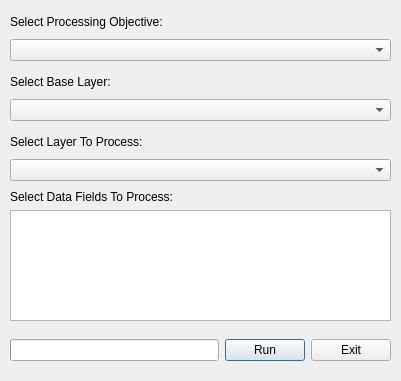
<?xml version="1.0" encoding="UTF-8"?>
<ui version="4.0">
 <class>GeoprocessorDlg</class>
 <widget class="QDialog" name="GeoprocessorDlg">
  <property name="geometry">
   <rect>
    <x>0</x>
    <y>0</y>
    <width>401</width>
    <height>381</height>
   </rect>
  </property>
  <property name="sizePolicy">
   <sizepolicy hsizetype="Fixed" vsizetype="Fixed">
    <horstretch>0</horstretch>
    <verstretch>0</verstretch>
   </sizepolicy>
  </property>
  <property name="minimumSize">
   <size>
    <width>401</width>
    <height>381</height>
   </size>
  </property>
  <property name="maximumSize">
   <size>
    <width>401</width>
    <height>381</height>
   </size>
  </property>
  <property name="windowTitle">
   <string>Vector Geoprocessor</string>
  </property>
  <widget class="QWidget" name="verticalLayoutWidget">
   <property name="geometry">
    <rect>
     <x>10</x>
     <y>130</y>
     <width>381</width>
     <height>51</height>
    </rect>
   </property>
   <layout class="QVBoxLayout" name="verticalLayout">
    <item>
     <widget class="QLabel" name="Label1">
      <property name="minimumSize">
       <size>
        <width>379</width>
        <height>0</height>
       </size>
      </property>
      <property name="text">
       <string>Select Layer To Process:</string>
      </property>
     </widget>
    </item>
    <item>
     <widget class="QComboBox" name="cmbProcessLayer">
      <property name="toolTip">
       <string>Select the layer to process.</string>
      </property>
     </widget>
    </item>
   </layout>
  </widget>
  <widget class="QWidget" name="verticalLayoutWidget_2">
   <property name="geometry">
    <rect>
     <x>10</x>
     <y>70</y>
     <width>381</width>
     <height>51</height>
    </rect>
   </property>
   <layout class="QVBoxLayout" name="verticalLayout_2">
    <item>
     <widget class="QLabel" name="Label2">
      <property name="minimumSize">
       <size>
        <width>379</width>
        <height>0</height>
       </size>
      </property>
      <property name="text">
       <string>Select Base Layer:</string>
      </property>
     </widget>
    </item>
    <item>
     <widget class="QComboBox" name="cmbBaseLayer">
      <property name="toolTip">
       <string>Select the polygon base layer.</string>
      </property>
     </widget>
    </item>
   </layout>
  </widget>
  <widget class="QWidget" name="horizontalLayoutWidget_2">
   <property name="geometry">
    <rect>
     <x>10</x>
     <y>330</y>
     <width>381</width>
     <height>41</height>
    </rect>
   </property>
   <layout class="QHBoxLayout" name="horizontalLayout_3">
    <item>
     <widget class="QProgressBar" name="ProgressBar"/>
    </item>
    <item>
     <widget class="QPushButton" name="btnRun">
      <property name="text">
       <string>Run</string>
      </property>
     </widget>
    </item>
    <item>
     <widget class="QPushButton" name="btnExit">
      <property name="text">
       <string>Exit</string>
      </property>
     </widget>
    </item>
   </layout>
  </widget>
  <widget class="QWidget" name="verticalLayoutWidget_4">
   <property name="geometry">
    <rect>
     <x>10</x>
     <y>190</y>
     <width>381</width>
     <height>131</height>
    </rect>
   </property>
   <layout class="QVBoxLayout" name="verticalLayout_4">
    <item>
     <widget class="QLabel" name="Label1_2">
      <property name="minimumSize">
       <size>
        <width>379</width>
        <height>0</height>
       </size>
      </property>
      <property name="text">
       <string>Select Data Fields To Process:</string>
      </property>
     </widget>
    </item>
    <item>
     <widget class="QListWidget" name="listFields">
      <property name="selectionMode">
       <enum>QAbstractItemView::MultiSelection</enum>
      </property>
     </widget>
    </item>
   </layout>
  </widget>
  <widget class="QWidget" name="verticalLayoutWidget_3">
   <property name="geometry">
    <rect>
     <x>10</x>
     <y>10</y>
     <width>381</width>
     <height>51</height>
    </rect>
   </property>
   <layout class="QVBoxLayout" name="verticalLayout_3">
    <item>
     <widget class="QLabel" name="Label3">
      <property name="text">
       <string>Select Processing Objective:</string>
      </property>
     </widget>
    </item>
    <item>
     <layout class="QHBoxLayout" name="horizontalLayout_2">
      <item>
       <widget class="QComboBox" name="cmbObjective">
        <property name="toolTip">
         <string>Select the processing objective.</string>
        </property>
       </widget>
      </item>
     </layout>
    </item>
   </layout>
  </widget>
 </widget>
 <resources/>
 <connections/>
</ui>
